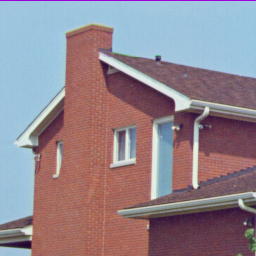
#> input picture hosts/house.png, 256 x 256 px, given in place of lena.png, which was not available
$ python main.py
#> lines starting #> are read from the running program, lines starting #| are printed output that depends on the picture; after the words box and inside, x2 and y2 are one past the last pixel; in counts of white or black regions, pixels touching at a corner belong together; pictures that were not available may be replaced by others from this repository, and a replacement may not be noted
### utils/encrypt.py
import copy
import numpy as np
import warnings


def arnolds_cat_map_scramble(img_array: np.ndarray, key: int=1) -> np.ndarray:
    """
    Scrambles the pixels of an image according to the transformation:
        F(x, y) = [ 1  1 ] * [ x ]  (mod N), where N is the side length of the image
                  [ 1  2 ]   [ y ]
    Parameters:
        img_array (np.ndarray): A NumPy array representing an image
        key(int): The number of scrambles applied to the image
    Returns:
        np.ndarray: The resulting scrambled image
    """
    n = img_array.shape[0]
    if n != img_array.shape[1]:
        warnings.warn('Input image is not square')

    ret = copy.deepcopy(img_array)
    for _ in range(key):
        new_image = np.zeros_like(ret)
        for x in range(n):
            for y in range(n):
                new_image[(x + y) % n, (x + 2 * y) % n] = ret[x, y]
        ret = new_image

    return ret


# [52 lines left out: functions find_cat_map_key, embed_watermark, not called in this run]

### utils/conversions.py
import cv2
import numpy as np
import quaternion


def rgb_to_quat(img: np.ndarray) -> quaternion:
    """
    Converts an RGB image into a quaternion representasion by adding a zero real component (first one)

    Parameters:
        img (np.ndarray): A 3D NumPy array representing an image
    Returns:
        quaternion: A quaternion array where the first component is the real part, and the other 3
                    correspond to the RGB values of the input
    """
    real_layer = np.zeros((img.shape[0], img.shape[1], 1), dtype=np.uint8)
    new_img = np.concatenate((real_layer, img), axis=2)
    return quaternion.as_quat_array(new_img)


# [19 lines left out: function quat_to_rgb, not called in this run]


def break_image_to_blocks(img: np.ndarray, block_size: int=4) -> np.ndarray:
    """
    Breaks an image into square patches of a given length

    Parameters:
        img (np.ndarray): A 3D NumPy array representing an image
        block_size(int): The side lengt of the patch
    Returns:
        np.ndarray: A NumPy array of matrices representing patches from the image
    """
    i_lim, j_lim = img.shape[:2]
    blocks = []

    try:
        try:
            is_gray = img.shape[2] == 1
        except IndexError:
            is_gray = 1
    except ValueError:
        is_gray = 0

    if is_gray:
        img = np.pad(
            img,
            [
                (0, (block_size - (i_lim % block_size)) % block_size),
                (0, (block_size - (j_lim % block_size)) % block_size),
            ],
            mode='constant'
        )
    else:
        img = np.pad(
            img,
            [
                (0, (block_size - (i_lim % block_size)) % block_size),
                (0, (block_size - (j_lim % block_size)) % block_size),
                (0, 0)
            ],
            mode='constant'
        )

    for i in range(0, i_lim, block_size):
        for j in range(0, j_lim, block_size):
            y_slice = img[i:i + block_size, j:j + block_size]
            blocks.append(y_slice)

    return np.array(blocks)


# [27 lines left out: function reconstruct_matrix, not called in this run]

### utils/watermark_image.py
import numpy as np
from utils import conversions as conv
from utils import encrypt as en
from utils import qft


def watermark_iamge(host: np.ndarray, watermark: np.ndarray, scramble_key: int=1) -> np.ndarray:
    """
    Applies an embedding scheme for a square watermark(binary image) over an image's quaternion frequency spectrum.
        The scramble_key is the encryption strength over the watermark image
    Parameters:
        host (np.ndarray): RGB image
        watermark (np.ndarray): Binary image
        scramble_key (int):
    Returns:
        np.ndarray: Embedded RGB image
    """
    scrambled_watermark = en.arnolds_cat_map_scramble(watermark, scramble_key)

    host_blocks = conv.break_image_to_blocks(host, 8)
    wm_blocks = conv.break_image_to_blocks(scrambled_watermark, 2)

    real_part_blocks = np.array([np.vectorize(lambda q: q.real)(qft.qft(block)) for block in host_blocks])

    new_real_part_blocks = en.embed_watermark(real_part_blocks, wm_blocks)

    embeded_host = []
    for i, block in enumerate(new_real_part_blocks):

        qft_block = qft.qft(host_blocks[i])

        for k in range(len(qft_block)):
            for l in range(len(qft_block[k])):
                qft_block[k, l] = np.quaternion(
                    new_real_part_blocks[i][k, l],
                    qft_block[k, l].x,
                    qft_block[k, l].y,
                    qft_block[k, l].z
                )
        embeded_host.append(conv.quat_to_rgb(qft.iqft(qft_block)))

    embeded_host = np.array(embeded_host)
    embeded_host = conv.reconstruct_matrix(embeded_host, 8)

    return np.uint8(embeded_host)


# [24 lines left out: function extract_watermark, not called in this run]

### utils/qft.py
import quaternion
import numpy as np
from utils import conversions as conv
from utils import displays as dp


def qft(signal: np.ndarray) -> quaternion:
    """
    Applies the Fast Quaternion Fourier Transform on a 3 channel signal
    Parameters:
        signal (np.ndarray): 3D signal
    Returns:
        quaternion: The spectrum of the image
    """
    signal = conv.rgb_to_quat(signal)
    signal = quaternion.as_float_array(signal)
    red = signal[:, :, 1]
    green = signal[:, :, 2]
    blue = signal[:, :, 3]
    red_ft = np.fft.fft2(red)
    green_ft = np.fft.fft2(green)
    blue_ft = np.fft.fft2(blue)

    mu = np.quaternion(0, 0, 1, 0)
    i = np.quaternion(0, 1, 0, 0)
    j = np.quaternion(0, 0, 1, 0)
    k = np.quaternion(0, 0, 0, 1)

    ft = i*(np.real(red_ft) + mu*np.imag(red_ft)) + \
         j*(np.real(green_ft) + mu*np.imag(green_ft)) + \
         k*(np.real(blue_ft) + mu*np.imag(blue_ft))

    return ft


# [30 lines left out: function iqft, not called in this run]

### main.py
from utils import watermark_image as wi
from utils import encrypt as en
import matplotlib.pyplot as plt
import numpy as np
import os
import cv2
from skimage.metrics import structural_similarity as ssim

def binary_error(image1, image2):
    # Ensure both images have the same shape
    if image1.shape != image2.shape:
        raise ValueError("Images must have the same dimensions.")

    # Count differing pixels
    error = np.sum(image1 != image2)  # Count mismatched pixels
    total_pixels = image1.size  # Total number of pixels
    return error / total_pixels  # Normalize error


def mse(image1, image2):
    if image1.shape != image2.shape:
        raise ValueError("Images must have the same dimensions.")
    return np.mean((image1 - image2) ** 2)


figures_dir = './figures'
outputs_dir = './outputs'

if __name__ == '__main__':
    if not os.path.isdir(figures_dir):
        os.makedirs(figures_dir, exist_ok=True)
    if not os.path.isdir(outputs_dir):
        os.makedirs(outputs_dir, exist_ok=True)

    host_name = 'lena'
    wm_name = 'football'

    host_img = cv2.imread(f'hosts/{host_name}.png', cv2.IMREAD_COLOR)
#> host_img is the input picture: shape (256, 256, 3); mean B, G, R 142, 133, 146.6
    host_img = cv2.resize(host_img, (640, 640), interpolation=cv2.INTER_AREA)
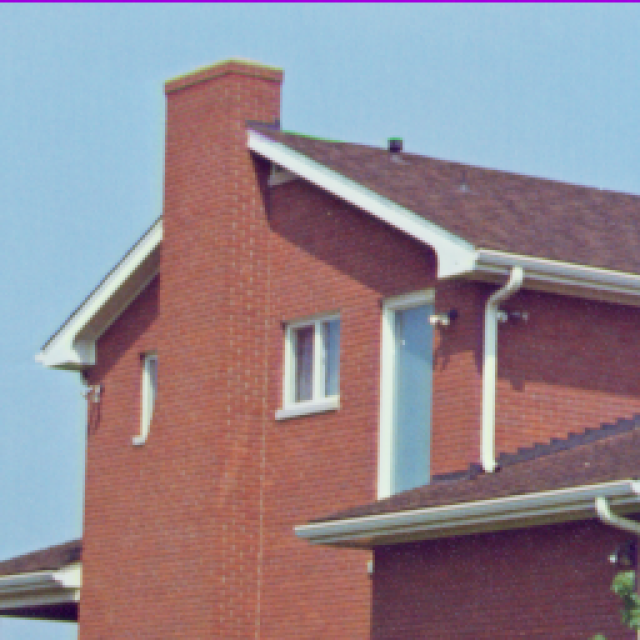
#> host_img: shape (640, 640, 3); mean B, G, R 142.1, 133.1, 146.6

    watermark = cv2.imread(f'watermarks/{wm_name}.png', cv2.IMREAD_GRAYSCALE)
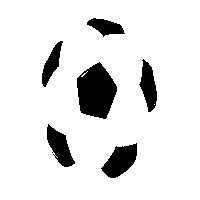
#> input picture watermarks/football.png, 200 x 200 px
#> watermark is the input picture: shape (200, 200); min 0, max 255, mean 227.1
    watermark = cv2.resize(watermark, (140, 140), interpolation=cv2.INTER_AREA)
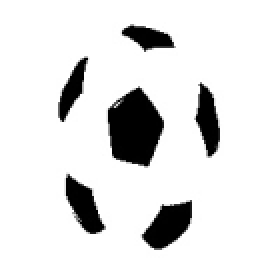
#> watermark: shape (140, 140) (shown 2 times larger); min 0, max 255, mean 227.1
    _, watermark = cv2.threshold(watermark, 127, 255, cv2.THRESH_BINARY)
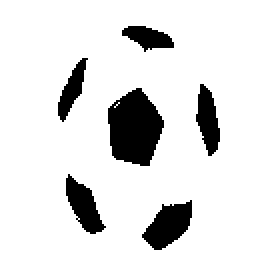
#> watermark: shape (140, 140) (shown 2 times larger); 89.1% white; 6 black regions, box (x1, y1, x2, y2) and area: (54, 44, 82, 83) 789, (71, 100, 96, 125) 372, (33, 87, 53, 117) 302, (98, 42, 110, 78) 270, (29, 29, 44, 61) 204, (61, 13, 87, 26) 201

    new_image = wi.watermark_iamge(host_img, watermark, scramble_key=1)
#> after the loop in arnolds_cat_map_scramble, `for _ in range(key):`:
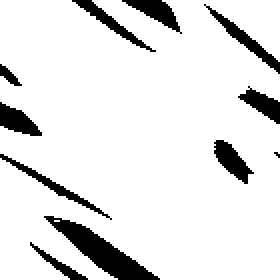
#> new_image: shape (140, 140) (shown 2 times larger); 89.1% white; 11 black regions (1 under 20 px), largest, box (x1, y1, x2, y2) and area: (22, 108, 80, 140) 586, (102, 2, 140, 37) 218, (107, 70, 127, 92) 204
#> after the loop in break_image_to_blocks, `for i in range(0, i_lim, block_size):`: blocks = 6400 items
#> (the run stopped early here; a loop or call above may not have finished)
